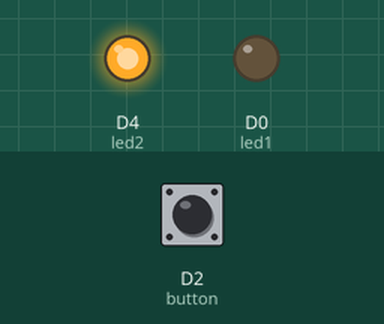
The sketch below on a simulated ESP8266 (NodeMCU). Shown: output pins drawn as LEDs (lit = HIGH). The inputs (shaded band) are chosen by the test bench; at power-on: D2 (button) LOW.

Above: at 1.2 s.
1.3 s: D2 (button) pulled HIGH for 0.15 s
At 1.37 s:
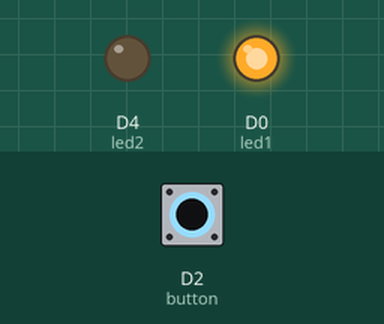
2.9 s: D2 (button) pulled HIGH for 3.2 s
At 6.6 s:
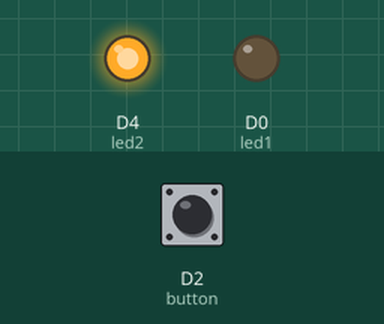
Timing chart, 0 to 8.1 s (numbered marks = the images above; inputs shaded):
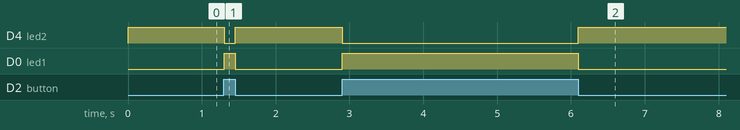

Measured:
- after the input at 1.3 s, D4 (led2): HIGH → LOW at once, → HIGH 0.15 s later; D0 (led1): LOW → HIGH at once, → LOW 0.15 s later
- after the input at 2.9 s, D4 (led2): HIGH → LOW at once, → HIGH 3.2 s later; D0 (led1): LOW → HIGH at once, → LOW 3.2 s later

The sketch:

parte03_BUTTON.ino
```cpp
#define  led1       D0                    // gpio16 led onbord vermelho
#define  led2       D4                    // gpio02 led onbord azul
#define  button     D2                    // gpio00 button

// --- Variáveis Globais ---
boolean auxButton = 0;                    // auxiliar para o button

void setup()
{
  Serial.begin(9600);                      // Inicia a serial
  pinMode(led1, OUTPUT);                   // Configura porta como saida
  pinMode(led2, OUTPUT);                   // Configura porta como saida
  pinMode(button, INPUT);                  // Configura porta como entrada

}

void loop()
{
   auxButton = digitalRead(button);       // Faz a leitura na porta e adiciona na variavel

   if(auxButton == HIGH){
    digitalWrite(led1, HIGH);            // coloca a porta led1 em nivel alto
    digitalWrite(led2, LOW);             // coloca a porta led2 em nivel baixo

   } else{
    digitalWrite(led1, LOW);             // coloca a porta led1 em nivel baixo
    digitalWrite(led2, HIGH);            // coloca a porta led2 em nivel alto

   }

}
```
